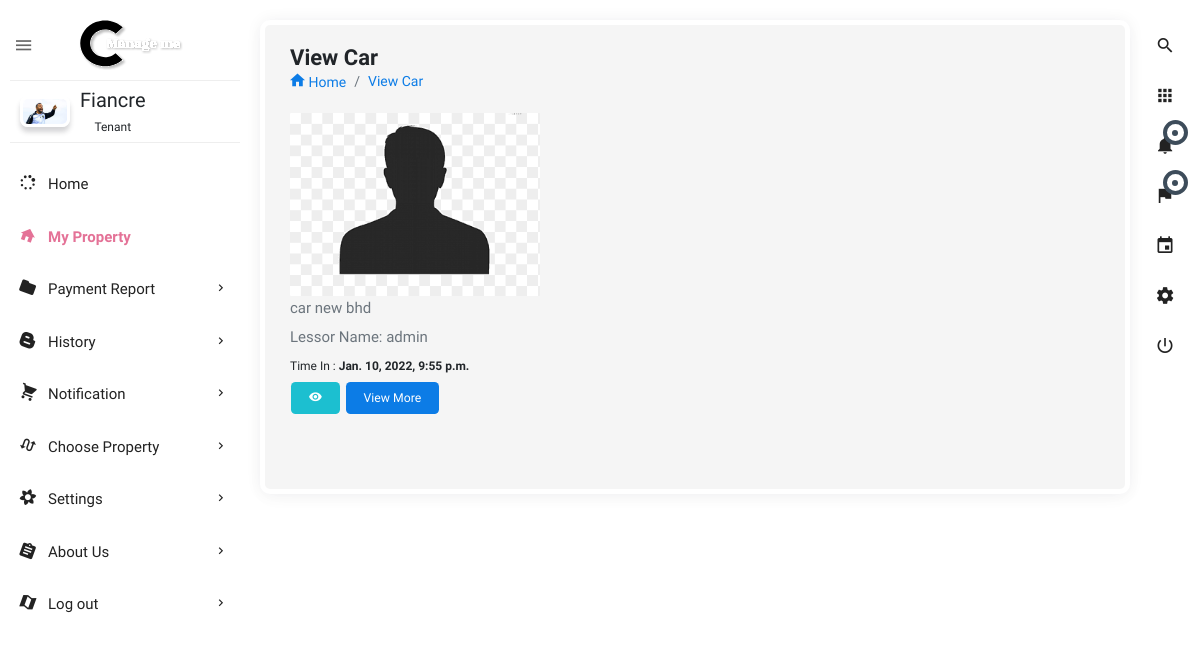
The app's page /car_tenant_approved/ (signed in) with its own data.
### users/models.py (models this page shows, shortened)
class User(AbstractBaseUser):
    user_type = [
        ('lessor', 'lessor'),
        ('tenant', 'tenant'),
    ]
    name = models.CharField(max_length=255, null=False)
    phone_number = PhoneNumberField(unique=True)
    user_image = models.ImageField(upload_to='images/', default='profile.png')
    user_login = models.CharField(max_length=7, choices=user_type, default='lessor', blank=False, null=False)
    is_active = models.BooleanField(default=True)
    staff = models.BooleanField(default=False)
    admin = models.BooleanField(default=False)
    USERNAME_FIELD = 'phone_number'
    REQUIRED_FIELDS = ['name', 'user_login']
    objects = UserManager()
    def __str__(self):
        return self.name
    objects = UserManager()

class Request_Property(models.Model):
    status = [
        ('initial', 'initial'),
        ('request', 'request'),
        ('approved', 'approved'),
        ('denied', 'denied'),
        ('canceled', 'canceled')]
    user_request = models.ForeignKey(user, on_delete=models.CASCADE, related_name='requesting_users', null=False)
    property_requested = models.ForeignKey(Property_registration, on_delete=models.CASCADE, related_name='property_req',
                                           null=False)
    owner_name = models.ForeignKey(user, on_delete=models.CASCADE, related_name='owner_name_property', null=False)
    status_view = models.CharField(max_length=50, choices=status, default='initial')
    time_done = models.DateTimeField(default=now)
    class Meta:
        verbose_name_plural = "Request_Property"
        ordering = ['-id']

class Property_registration(models.Model):
    property_type_p = [
        ('house', 'house'),
        ('car', 'car'),
        ('land', 'land'),
        ('other', 'other')
    ]
    location_name = [
        ('kigali', 'kigali'),
        ('south', 'south'),
        ('east', 'east'),
        ('west', 'west')
    ]
    property_name = models.CharField(max_length=100)
    location = models.CharField(max_length=200, choices=location_name, default='kigali')
    property_type = models.CharField(max_length=200, choices=property_type_p)
    amount_per_month = models.IntegerField(default=10000)
    detail = models.TextField(max_length=250, default='')
    property_image = models.ImageField(blank=True, null=True, upload_to='images')
    available = models.BooleanField(default=True)
    owner_name = models.ForeignKey(user, on_delete=models.CASCADE, related_name='owner', null=False)
    time_added = models.DateTimeField(auto_now_add=True)
    class Meta:
        verbose_name_plural = "Property_registration"
        ordering = ['-id']

### users/views.py (the view)
# urls.py: path('car_tenant_approved/', views.car_tenant_approved, name='car_tenant_approved'),
@login_required
def car_tenant_approved(request):
    user = request.user
    tenant_property_approved = Request_Property.objects.filter(user_request=user).filter(status_view='approved').filter(
        property_requested__property_type='car')
    context = {
        'car_approved': tenant_property_approved,
    }
    return render(request, 'html/car_tenant_approved.html', context)

### users/templates/html/car_tenant_approved.html (shortened to what this page needs)
{% extends 'dashboard-tenant/dashboard.html' %}
{% load static %}
{% block content %}
<section class="content file_manager">
    <div class="body_scroll">
        <div class="block-header">
            <div class="row">
                <div class="col-lg-7 col-md-6 col-sm-12">
                    <h2>View Car</h2>
                    <ul class="breadcrumb">
                        <li class="breadcrumb-item"><a href="{% url 'tenant' %}"><i class="zmdi zmdi-home"></i> Home</a></li>
                        <li class="breadcrumb-item"><a href="">View Car</a></li>
                    </ul>
                </div>
            </div>
        </div>
        <div class="container-fluid">
            <div class="row clearfix">
                <div class="col-lg-12">
                    <div class="card">
                        <div class="tab-content">
                            <div class="tab-pane active" id="a2018">
                                <div class="row clearfix">
                                    {% for car_approved in car_approved %}
                                    <div class="col-lg-4 col-md-6 col-sm-12">
                                        <div class="card">
                                            <a href="" class="file">
                                                <div class="image">
                                                    <a href=""><img src="{{ car_approved.property_requested.property_image.url }}" alt="img" class="img-fluid" ></a>
                                                </div>
                                                <div class="file-name">
                                                    <p class="m-b-5 text-muted">{{ car_approved.property_requested.property_name }}</p>
                                                    <p class="m-b-5 text-muted">Lessor Name: {{ car_approved.property_requested.owner_name }}</p>
                                                    <small>Time In : <span class="date"><b>  {{car_approved.property_requested.time_added}}</b></span></small>
                                                </div>
                                                <div class="action">
                                                        <a href="{% url 'view_rent_car_detail' car_approved.id %}" class="btn btn-info waves-effect"><i class="zmdi zmdi-eye"></i></a>
                                                        <a href="{% url 'view_rent_car_detail' car_approved.id %}" class="btn btn-primary waves-effect">View More</a>
                                                </div>
                                            </a>
                                        </div>
                                    </div>
                                    {% endfor %}
                                </div>
                            </div>
                        </div>
                    </div>
                </div>
            </div>
        </div>
    </div>
</section>
{% endblock %}

### templates/dashboard-tenant/dashboard.html (shortened to what this page needs)
<!doctype html>
{% load static %}
<html class="no-js " lang="en">
<head>
<link rel="stylesheet" href="{% static 'dash/assets/plugins/bootstrap/css/bootstrap.min.css' %}">
<link  rel="stylesheet" href="{% static 'dash/assets/css/style.min.css' %}">
</head>
<body class="theme-blush">
<div class="navbar-right">
    <ul class="navbar-nav">
        <li><a href="{% url 'search_property_tenant' %}" class="main_search" title="Search..."><i class="zmdi zmdi-search"></i></a></li>
        <li class="dropdown">
            <a href="javascript:void(0);" class="dropdown-toggle" title="App" data-toggle="dropdown" role="button"><i class="zmdi zmdi-apps"></i></a>
        </li>
        <li class="dropdown">
            <a href="javascript:void(0);" class="dropdown-toggle" title="Notifications" data-toggle="dropdown" role="button"><i class="zmdi zmdi-notifications"></i>
                <div class="notify"><span class="heartbit"></span><span class="point"></span></div>
            </a>
        </li>
        <li class="dropdown">
            <a href="javascript:void(0);" class="dropdown-toggle" data-toggle="dropdown" role="button"><i class="zmdi zmdi-flag"></i>
            <div class="notify"><span class="heartbit"></span><span class="point"></span></div>
            </a>
        </li>
        <li><a href="javascript:void(0);" class="app_calendar" title="Calendar"><i class="zmdi zmdi-calendar"></i></a></li>
        <li><a href="javascript:void(0);" class="js-right-sidebar" title="Setting"><i class="zmdi zmdi-settings zmdi-hc-spin"></i></a></li>
        <li><a href="{% url 'logout' %}" class="mega-menu" title="Sign Out"><i class="zmdi zmdi-power"></i></a></li>
    </ul>
</div>
<aside id="leftsidebar" class="sidebar">
    <div class="navbar-brand">
        <button class="btn-menu ls-toggle-btn" type="button"><i class="zmdi zmdi-menu"></i></button>
        <a href=""><img src="{% static 'dash/assets/images/managemelogo.svg' %}" width="200" alt="Aero"></a>
    </div>
    <div class="menu">
        <ul class="list">
            <li>
                <div class="user-info">
                    <a class="image" href="{% url 'profile_tenant' %}"><img src="{{ user.user_image.url }}" alt="User"></a>
                    <div class="detail">
                        <h4>{{user}}</h4>
                        <small>Tenant</small>
                    </div>
                </div>
            </li>
            <li  class=""><a href="{% url 'home_tenant' %}"><i class="zmdi zmdi-hc-fw"></i><span>Home</span></a></li>
            <li  class="active open"><a href="{% url 'tenant' %}"><i class="zmdi zmdi-home"></i><span>My Property</span></a></li>
            <li> <a href="javascript:void(0);" class="menu-toggle"><i class="zmdi zmdi-folder"></i><span>Payment Report</span></a>
            </li>
            <li> <a href="javascript:void(0);" class="menu-toggle"><i class="zmdi zmdi-blogger"></i><span>History</span></a>
            </li>
            <li><a href="javascript:void(0);" class="menu-toggle"><i class="zmdi zmdi-shopping-cart"></i><span>Notification</span></a>
            </li>
            <li><a href="{% url 'search_property_tenant' %}" class="menu-toggle"><i class="zmdi zmdi-swap-alt"></i><span>Choose Property</span></a>
            </li>
            <li><a href="javascript:void(0);" class="menu-toggle"><i class="zmdi zmdi-flower"></i><span>Settings</span></a>
            </li>
            <li><a href="javascript:void(0);" class="menu-toggle"><i class="zmdi zmdi-assignment"></i><span>About Us</span></a>
            </li>
            <li class="open_top"><a href="{% url 'logout' %}" class="menu-toggle"><i class="zmdi zmdi-map"></i><span>Log out</span></a>
            </li>
        </ul>
    </div>
</aside>
{% block content %}
{% endblock %}
</body>
</html>

### records on screen
User: user_image (picture), name "Fiancre"
Request_Property: property_requested.property_image (placeholder picture), property_requested.property_name "car new bhd", property_requested.owner_name "admin", property_requested.time_added "Jan. 10, 2022, 9:55 p.m."
